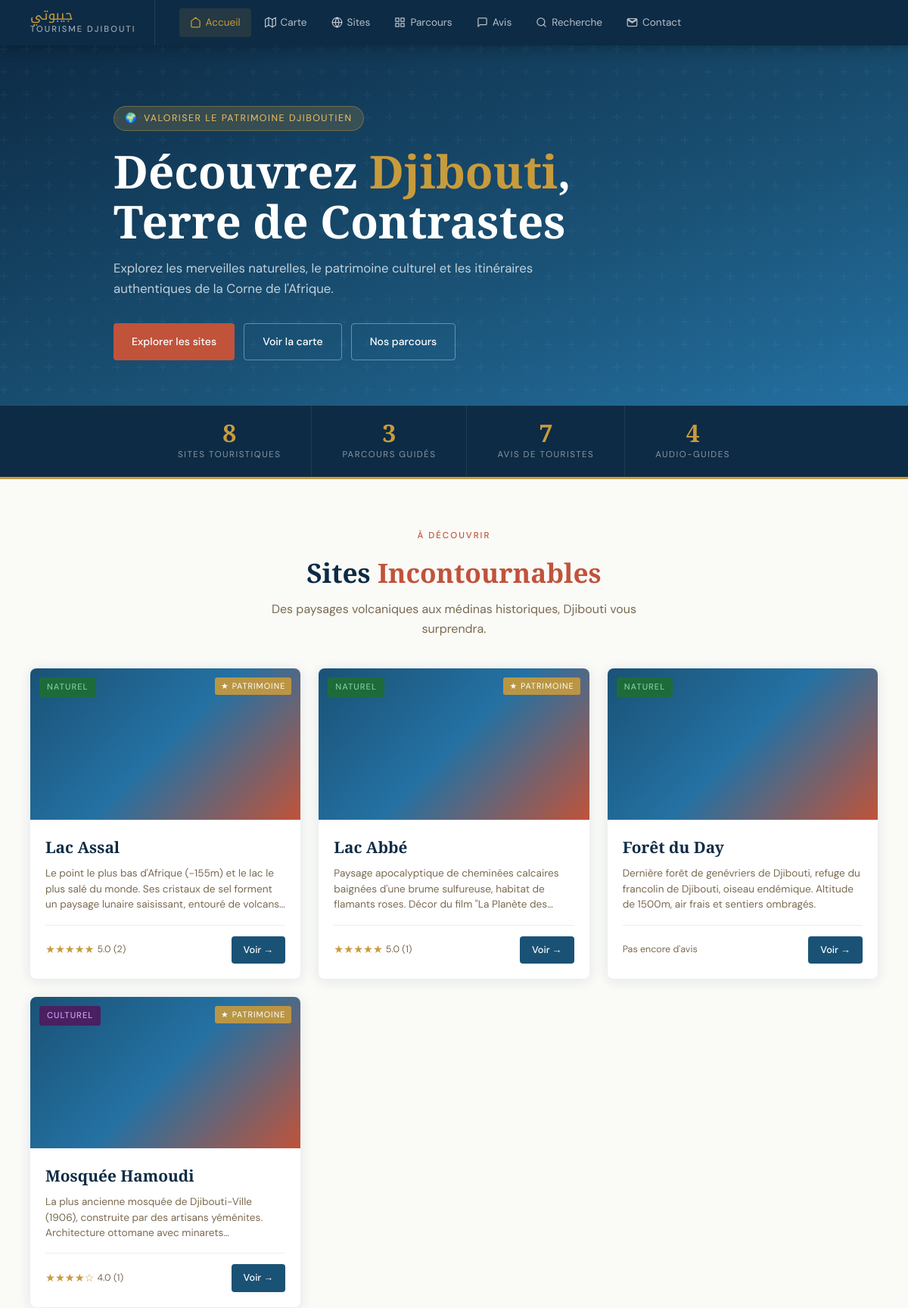
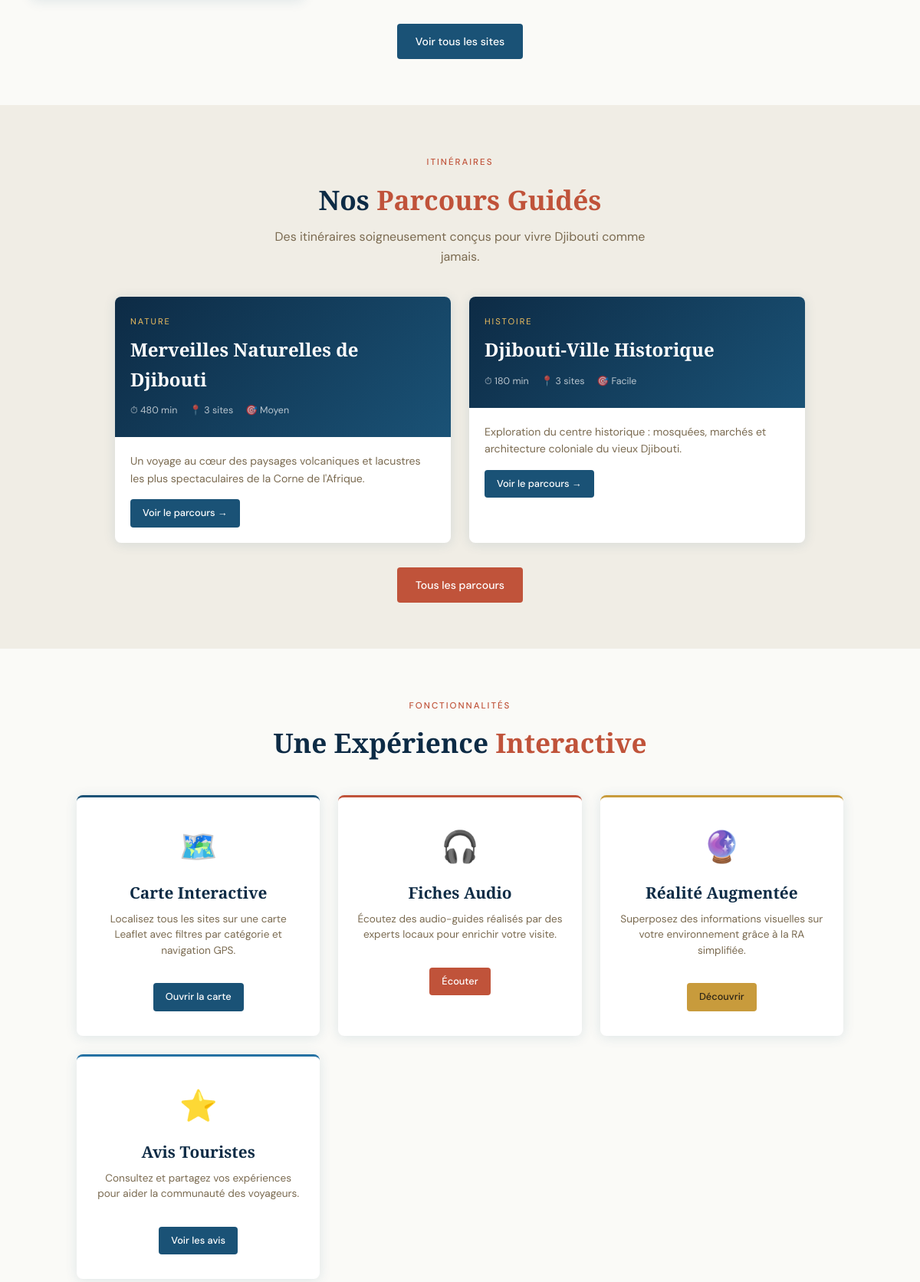
The page / (upper part) on the database its author committed (2 pictures, top to bottom).
### tables this page shows
CREATE TABLE sites (
    id INT AUTO_INCREMENT PRIMARY KEY,
    nom VARCHAR(150) NOT NULL,
    description TEXT,
    categorie ENUM('naturel','culturel','historique','gastronomique') NOT NULL,
    latitude DECIMAL(10,7),
    longitude DECIMAL(10,7),
    adresse VARCHAR(200),
    photo VARCHAR(255),
    patrimoine BOOLEAN DEFAULT FALSE,
    actif BOOLEAN DEFAULT TRUE,
    date_creation TIMESTAMP DEFAULT CURRENT_TIMESTAMP
);

CREATE TABLE parcours (
    id INT AUTO_INCREMENT PRIMARY KEY,
    titre VARCHAR(200) NOT NULL,
    description TEXT,
    theme ENUM('nature','culture','histoire','aventure','gastronomie') NOT NULL,
    difficulte ENUM('facile','moyen','difficile') DEFAULT 'facile',
    duree_estimee INT COMMENT 'En minutes',
    distance_km DECIMAL(5,2),
    photo VARCHAR(255),
    actif BOOLEAN DEFAULT TRUE,
    date_creation TIMESTAMP DEFAULT CURRENT_TIMESTAMP
);

### index.php (the view, shortened to what this page needs)
<?php
require_once 'config/db.php';
$stmt = $pdo->query("
    SELECT s.*,
           ROUND(AVG(a.note),1) AS note_moy,
           COUNT(a.id) AS nb_avis
    FROM sites s
    LEFT JOIN avis a ON a.site_id = s.id AND a.valide = 1
    WHERE s.actif = 1
    GROUP BY s.id
    ORDER BY s.date_creation DESC LIMIT 4
");
$derniers_sites = $stmt->fetchAll();
$stats = $pdo->query("
    SELECT
        (SELECT COUNT(*) FROM sites WHERE actif=1) AS nb_sites,
        (SELECT COUNT(*) FROM parcours WHERE actif=1) AS nb_parcours,
        (SELECT COUNT(*) FROM avis WHERE valide=1) AS nb_avis,
        (SELECT COUNT(*) FROM audio_guides) AS nb_audios
")->fetch();
$parcours = $pdo->query("
    SELECT p.*, COUNT(ps.site_id) AS nb_sites
    FROM parcours p
    LEFT JOIN parcours_sites ps ON ps.parcours_id = p.id
    WHERE p.actif = 1
    GROUP BY p.id
    LIMIT 2
")->fetchAll();
include 'includes/header.php';
?>
<section class="hero">
    <div class="hero-inner">
        <div class="hero-badge">
            <span>🌍</span> Valoriser le patrimoine djiboutien
        </div>
        <h1>Découvrez <span>Djibouti</span>,<br>Terre de Contrastes</h1>
        <p>Explorez les merveilles naturelles, le patrimoine culturel et les itinéraires authentiques de la Corne de l'Afrique.</p>
        <div class="hero-btns">
            <a href="sites.php" class="btn btn-primary">Explorer les sites</a>
            <a href="carte.php" class="btn btn-outline">Voir la carte</a>
            <a href="parcours.php" class="btn btn-outline">Nos parcours</a>
        </div>
    </div>
</section>
<div class="stats-bar">
    <div class="stat-item">
        <span class="stat-num"><?= $stats['nb_sites'] ?></span>
        <div class="stat-label">Sites touristiques</div>
    </div>
    <div class="stat-item">
        <span class="stat-num"><?= $stats['nb_parcours'] ?></span>
        <div class="stat-label">Parcours guidés</div>
    </div>
    <div class="stat-item">
        <span class="stat-num"><?= $stats['nb_avis'] ?></span>
        <div class="stat-label">Avis de touristes</div>
    </div>
    <div class="stat-item">
        <span class="stat-num"><?= $stats['nb_audios'] ?></span>
        <div class="stat-label">Audio-guides</div>
    </div>
</div>
<section class="section">
    <div class="section-header">
        <div class="section-tag">À découvrir</div>
        <h2>Sites <span>Incontournables</span></h2>
        <p>Des paysages volcaniques aux médinas historiques, Djibouti vous surprendra.</p>
    </div>
    <div class="cards-grid">
        <?php foreach ($derniers_sites as $site): ?>
        <div class="card">
            <div class="card-img">
                <span class="card-badge badge-<?= $site['categorie'] ?>">
                    <?= ucfirst($site['categorie']) ?>
                </span>
                <?php if ($site['patrimoine']): ?>
                <span style="position:absolute;top:12px;right:12px;background:rgba(200,155,60,0.9);color:white;padding:3px 8px;border-radius:3px;font-size:0.68rem;letter-spacing:1px;">★ PATRIMOINE</span>
                <?php endif; ?>
            </div>
            <div class="card-body">
                <div class="card-title"><?= htmlspecialchars($site['nom']) ?></div>
                <div class="card-desc"><?= htmlspecialchars($site['description']) ?></div>
                <div class="card-meta">
                    <div class="card-rating">
                        <?php if ($site['note_moy']): ?>
                        <span class="stars"><?= str_repeat('★', round($site['note_moy'])) ?><?= str_repeat('☆', 5 - round($site['note_moy'])) ?></span>
                        <span class="rating-count"><?= $site['note_moy'] ?> (<?= $site['nb_avis'] ?>)</span>
                        <?php else: ?>
                        <span class="rating-count" style="color:var(--texte-dim)">Pas encore d'avis</span>
                        <?php endif; ?>
                    </div>
                    <a href="site_detail.php?id=<?= $site['id'] ?>" class="btn btn-ocean btn-sm">Voir →</a>
                </div>
            </div>
        </div>
        <?php endforeach; ?>
    </div>
    <div class="text-center mt-8">
        <a href="sites.php" class="btn btn-ocean">Voir tous les sites</a>
    </div>
</section>
<?php if (!empty($parcours)): ?>
<section class="section section-alt">
    <div class="section-header">
        <div class="section-tag">Itinéraires</div>
        <h2>Nos <span>Parcours Guidés</span></h2>
        <p>Des itinéraires soigneusement conçus pour vivre Djibouti comme jamais.</p>
    </div>
    <div class="cards-grid" style="max-width:900px;margin:0 auto;">
        <?php foreach ($parcours as $p): ?>
        <div class="parcours-card">
            <div class="parcours-card-header">
                <div class="parcours-theme"><?= strtoupper($p['theme']) ?></div>
                <div class="parcours-title"><?= htmlspecialchars($p['titre']) ?></div>
                <div class="parcours-meta">
                    <div class="meta-chip">⏱ <?= $p['duree_estimee'] ?> min</div>
                    <div class="meta-chip">📍 <?= $p['nb_sites'] ?> sites</div>
                    <div class="meta-chip">🎯 <?= ucfirst($p['difficulte']) ?></div>
                </div>
            </div>
            <div class="parcours-body">
                <div class="parcours-desc"><?= htmlspecialchars($p['description']) ?></div>
                <a href="parcours_detail.php?id=<?= $p['id'] ?>" class="btn btn-ocean btn-sm">Voir le parcours →</a>
            </div>
        </div>
        <?php endforeach; ?>
    </div>
    <div class="text-center mt-8">
        <a href="parcours.php" class="btn btn-primary">Tous les parcours</a>
    </div>
</section>
<?php endif; ?>
<section class="section">
    <div class="section-header">
        <div class="section-tag">Fonctionnalités</div>
        <h2>Une Expérience <span>Interactive</span></h2>
    </div>
    <div class="cards-grid" style="max-width:1000px;margin:0 auto;">
        <div class="card" style="border-top:3px solid var(--ocean);">
            <div class="card-body" style="text-align:center;padding:32px 24px;">
                <div style="font-size:2.5rem;margin-bottom:12px;">🗺️</div>
                <div class="card-title">Carte Interactive</div>
                <div class="card-desc">Localisez tous les sites sur une carte Leaflet avec filtres par catégorie et navigation GPS.</div>
                <a href="carte.php" class="btn btn-ocean btn-sm mt-4">Ouvrir la carte</a>
            </div>
        </div>
        <div class="card" style="border-top:3px solid var(--coral);">
            <div class="card-body" style="text-align:center;padding:32px 24px;">
                <div style="font-size:2.5rem;margin-bottom:12px;">🎧</div>
                <div class="card-title">Fiches Audio</div>
                <div class="card-desc">Écoutez des audio-guides réalisés par des experts locaux pour enrichir votre visite.</div>
                <a href="sites.php" class="btn btn-primary btn-sm mt-4">Écouter</a>
            </div>
        </div>
        <div class="card" style="border-top:3px solid var(--or);">
            <div class="card-body" style="text-align:center;padding:32px 24px;">
                <div style="font-size:2.5rem;margin-bottom:12px;">🔮</div>
                <div class="card-title">Réalité Augmentée</div>
                <div class="card-desc">Superposez des informations visuelles sur votre environnement grâce à la RA simplifiée.</div>
                <a href="sites.php" class="btn btn-sm mt-4" style="background:var(--or);color:var(--texte)">Découvrir</a>
            </div>
        </div>
        <div class="card" style="border-top:3px solid var(--ocean-mid);">
            <div class="card-body" style="text-align:center;padding:32px 24px;">
                <div style="font-size:2.5rem;margin-bottom:12px;">⭐</div>
                <div class="card-title">Avis Touristes</div>
                <div class="card-desc">Consultez et partagez vos expériences pour aider la communauté des voyageurs.</div>
                <a href="avis.php" class="btn btn-ocean btn-sm mt-4">Voir les avis</a>
            </div>
        </div>
    </div>
</section>
<?php include 'includes/footer.php'; ?>

### rows shown on the page
sites: categorie "NATUREL", patrimoine "★ PATRIMOINE", nom "Lac Assal", description "Le point le plus bas d'Afrique (-155m) et le lac le plus salé du monde. Ses cristaux de sel forment un paysage lunaire saisissant, entouré de…", note_moy "★★★★★", note_moy "5.0", nb_avis "2"
sites: categorie "NATUREL", patrimoine "★ PATRIMOINE", nom "Lac Abbé", description "Paysage apocalyptique de cheminées calcaires baignées d'une brume sulfureuse, habitat de flamants roses. Décor du film \"La Planète…", note_moy "★★★★★", note_moy "5.0", nb_avis "1"
sites: categorie "NATUREL", nom "Forêt du Day", description "Dernière forêt de genévriers de Djibouti, refuge du francolin de Djibouti, oiseau endémique. Altitude de 1500m, air frais et sentiers ombragés.", shows "Pas encore d'avis"
sites: categorie "CULTUREL", patrimoine "★ PATRIMOINE", nom "Mosquée Hamoudi", description "La plus ancienne mosquée de Djibouti-Ville (1906), construite par des artisans yéménites. Architecture ottomane avec…", note_moy "★★★★", note_moy "☆", note_moy "4.0", nb_avis "1"
parcours: theme "NATURE", titre "Merveilles Naturelles de Djibouti", duree_estimee "480", nb_sites "3", difficulte "Moyen", description "Un voyage au cœur des paysages volcaniques et lacustres les plus spectaculaires de la Corne de l'Afrique."
parcours: theme "HISTOIRE", titre "Djibouti-Ville Historique", duree_estimee "180", nb_sites "3", difficulte "Facile", description "Exploration du centre historique : mosquées, marchés et architecture coloniale du vieux Djibouti."

### other values the page prints
$stats['nb_sites'] "8"
$stats['nb_parcours'] "3"
$stats['nb_avis'] "7"
$stats['nb_audios'] "4"
